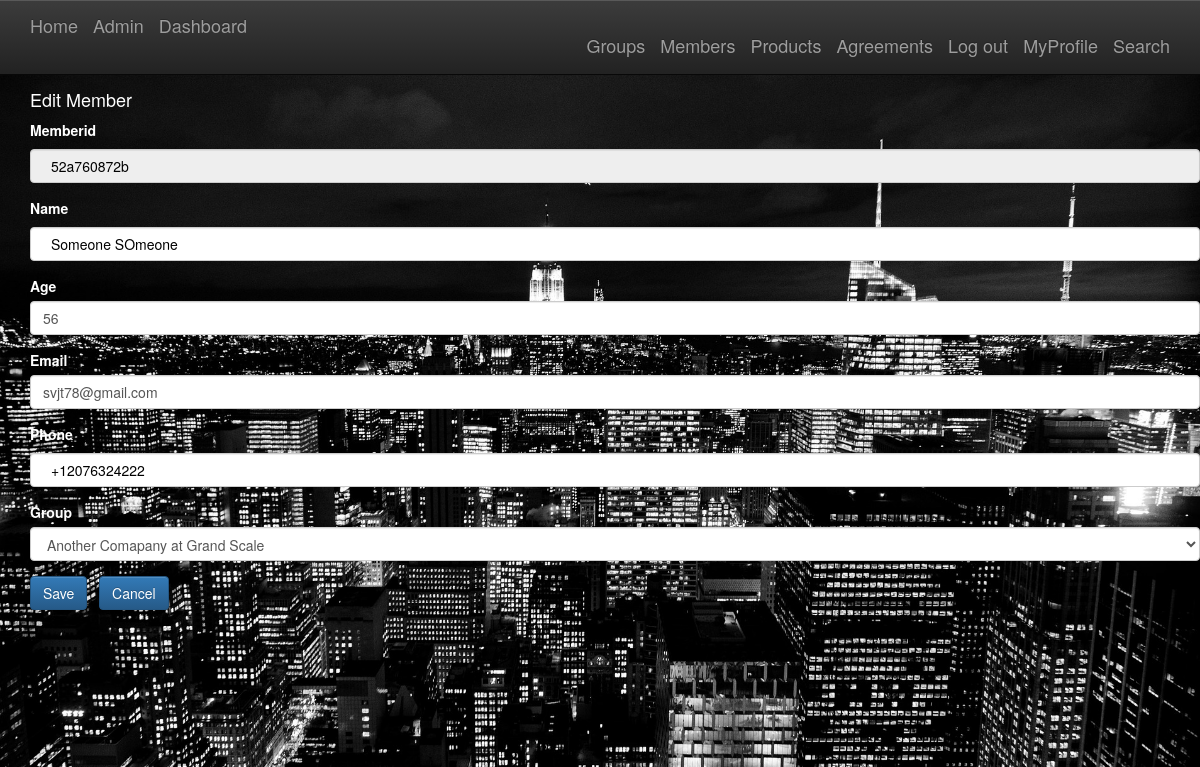
The app's page /members/version/1593916620593/ (signed in) with its own data.
### members/models.py (models this page shows, shortened)
class Member(models.Model):
    memberid = models.CharField(max_length=255, null=True, blank=True)
    name = models.CharField(max_length=256)
    slug = models.SlugField(allow_unicode=True)
    age = models.PositiveIntegerField()
    email = models.EmailField(max_length=254, blank=True, null=True)
    phone = PhoneNumberField(null=True, blank=True, unique=False)
    group = models.ForeignKey(Group, on_delete=models.SET_NULL, null=True, blank=True, related_name="member_set")
    creator = models.ForeignKey(User, on_delete=models.SET_NULL, null=True, blank=True)
    member_date = models.DateTimeField(auto_now=True)
    class Meta:
        ordering = ["-member_date"]

### groups/models.py (models this page shows, shortened)
class Group(models.Model):
    groupid = models.CharField(max_length=255, null=True, blank=True)
    name = models.CharField(max_length=255)
    slug = models.SlugField(allow_unicode=True)
    description = models.TextField(blank=True, default='')
    description_html = models.TextField(editable=False, default='', blank=True)
    purpose = models.CharField(max_length=255, null=True, default='', blank=True)
    creator = models.ForeignKey(User, on_delete=models.SET_NULL, null=True, blank=True)
    group_date = models.DateTimeField(auto_now=True)
    def __str__(self):
        return self.name
    class Meta:
        ordering = ["-group_date"]
        unique_together = ("slug", "purpose", "group_date")

### members/views.py (the view)
# urls.py: url(r"^version/(?P<pk>\d+)/$",views.VersionMember, name="version"),
@login_required
@permission_required("members.add_member")
def VersionMember(request, pk):
    context ={}
    obj = get_object_or_404(Member, pk = pk)
    form = MemberForm(request.POST or None, instance = obj)
    if form.is_valid():
            obj.pk = int(round(time.time() * 1000))
            form.instance.creator = request.user
            form.save()
            return HttpResponseRedirect(reverse("members:all"))
    else:
            context["form"] = form
            return render(request, "members/member_form.html", context)

### members/forms.py (shortened to what this page needs)
class MemberForm(forms.ModelForm):
    age: forms.IntegerField()
    phone = PhoneNumberField()
    class Meta:
        model = Member
        exclude = ('slug','creator')
        widgets = {
            'memberid': forms.TextInput(attrs={'readonly':'readonly'}),
            'name': forms.TextInput(attrs={'class': 'textinputclass'}),
            'email_address': forms.EmailField(max_length = 200),
            'creator': forms.TextInput(attrs={'readonly':'readonly'}),
        }

### members/templates/members/member_form.html (shortened to what this page needs)
{% extends "members/member_base.html" %}
{% load bootstrap3 %}
{% block member_content %}
<h4>Edit Member</h4>
  <form method="POST">
  	{% bootstrap_form form %}
  	<input type="submit" value="Save" class="btn btn-primary btn-large">
    <a href="{% url 'members:all'%}" class="btn btn-primary btn-large">Cancel</a>
  </form>
{% endblock %}

### static/simplesocial/css/master.css (style rules this page uses)
body { margin: 0; overflow: scroll; background-color: black; color:white; }
html, body { background: #000; height: 100%; }
input[type=text] { width: 100%; padding: 12px 20px; margin: 4px 0; box-sizing: border-box; color: black; }

### records on screen
Member: memberid "52a760872b", name "Someone SOmeone", age "56", email "svjt78@gmail.com", phone "+12076324222", group "Another Comapany at Grand Scale"
